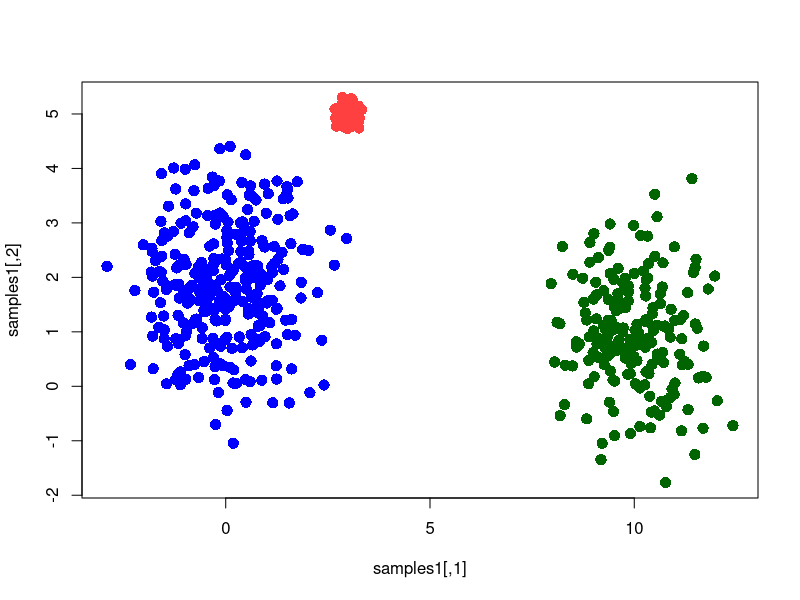
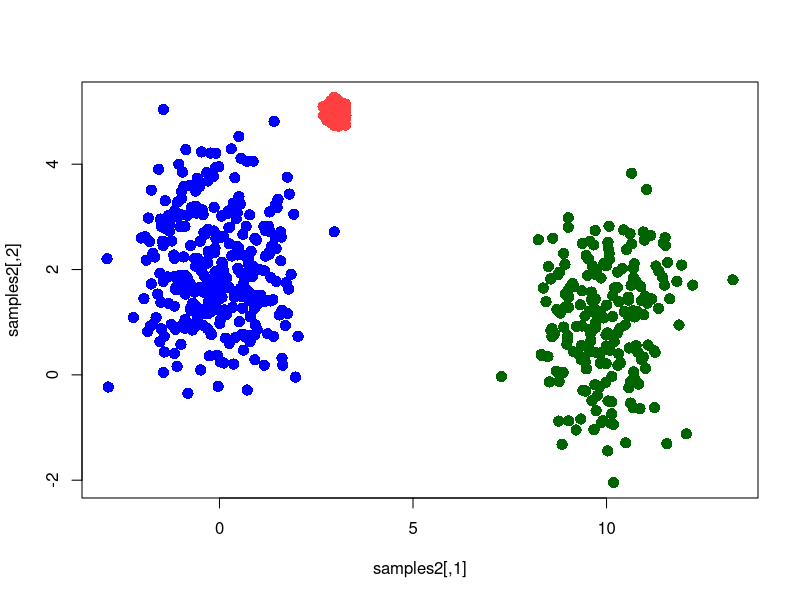

The R script that drew these images, in order:


this.dir <- dirname(parent.frame(2)$ofile)
setwd(this.dir)

N <- 1000  #no. cells

###############Batch1
### Set proportions of each of the three cell types in batch 1, and center and variance of each of the Gaussians in 2D 
components <- sample(1:3,prob=c(0.3,0.5,0.2),size=N,replace=TRUE)
xmus <- c(0,3,10)
xsds <- c(1,0.1,1)

ymus <- c(2,5,1)
ysds <- c(1,0.1,1)

########Sample N cells from Gaussian dist. according to the components (batch1)
samples1<-matrix(0,nrow=N,ncol=2)
set.seed(0)
samples1[,1] <- rnorm(n=N,mean=xmus[components],sd=xsds[components])
samples1[,2] <- rnorm(n=N,mean=ymus[components],sd=ysds[components])

########### Get the true cluter labels for batch 1
clust1<-components
clust1[components==1]<-"blue"
clust1[components==2]<-"brown1"
clust1[components==3]<-"dark green"
par(mfrow=c(1,1))
plot(samples1, pch=16,cex=1.5,col=(clust1))

############ Projection to D dimensional space
D<-100
set.seed(0)
R1D<-matrix(rnorm(D*N),  nrow=D, ncol=2)

A1<-as.matrix(samples1) %*% t(as.matrix(R1D))

#######Add normal noise
rawd1 <- matrix(rnorm(D*N), ncol=D, nrow=N)
#A1<-as.data.frame(A1 %*% T1 + rawd1)
A1<-as.data.frame(A1 + rawd1)

row.names(A1)<-c(1:nrow(A1))
colnames(A1)<-c(1:D)
###############Batch2
### Set proportions of each of the three cell types in batch 2
components <- sample(1:3,prob=c(0.3,0.5,0.2),size=N,replace=TRUE)
########Sample N cells from Gaussian dist. according to the components (batch2)

samples2<-matrix(0,nrow=N,ncol=2)
set.seed(0)
samples2[,1] <- rnorm(n=N,mean=xmus[components],sd=xsds[components])
samples2[,2] <- rnorm(n=N,mean=ymus[components],sd=ysds[components])

########################### Get the true cluter labels for batch 2
clust2<-components
clust2[components==1]<-"blue"
clust2[components==2]<-"brown1"
clust2[components==3]<-"dark green"

par(mfrow=c(1,1))
plot(samples2, pch=16,cex=1.5,col=(clust2))
############ Projection to D dimensional space

A2<-as.matrix(samples2) %*% t(as.matrix(R1D))
T2<-matrix(0,D,D)
diag(T2)<-1
####Add normal noise
rawd2 <- matrix(rep(rnorm(1*D),each=N), nrow=N, ncol=D ) + matrix(rnorm(N*D), nrow=N, ncol=D) 
A2<-as.data.frame(A2 %*% T2+  rawd2 )
row.names(A2)<-c(1:nrow(A2))
colnames(A2)<-c(1:D)
##########save batches and celltype lables 

B2<-as.data.frame(t(A2))
B1<-as.data.frame(t(A1))

save(file="easySim.RData",B1,B2,clust1,clust2)

